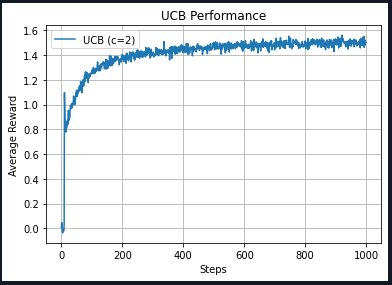

This chart was generated by the following Python code:
# -*- coding: utf-8 -*-
"""
Created on Tue Apr 29 17:22:15 2025

@author: yao79
"""

import numpy as np
import matplotlib.pyplot as plt

class UCBBandit:
    def __init__(self, k=10, c=2, steps=1000, runs=2000):
        self.k = k
        self.c = c
        self.steps = steps
        self.runs = runs

    def run(self):
        average_rewards = np.zeros(self.steps)
        for run in range(self.runs):
            q_true = np.random.normal(0, 1, self.k)  # 真實平均報酬
            q_est = np.zeros(self.k)                # 預估平均報酬
            N = np.zeros(self.k)                    # 每臂選擇次數
            rewards = []

            for t in range(self.steps):
                if t < self.k:
                    action = t  # 每個臂先嘗試一次
                else:
                    ucb_values = q_est + self.c * np.sqrt(np.log(t + 1) / (N + 1e-5))
                    action = np.argmax(ucb_values)

                reward = np.random.normal(q_true[action], 1)
                N[action] += 1
                q_est[action] += (reward - q_est[action]) / N[action]
                rewards.append(reward)

            average_rewards += (np.array(rewards) - average_rewards) / (run + 1)
        return average_rewards

# 設定與執行
steps = 1000
ucb_bandit = UCBBandit(c=2, steps=steps)
ucb_rewards = ucb_bandit.run()

# 畫圖
plt.plot(ucb_rewards, label="UCB (c=2)")
plt.xlabel("Steps")
plt.ylabel("Average Reward")
plt.title("UCB Performance")
plt.grid()
plt.legend()
plt.show()
